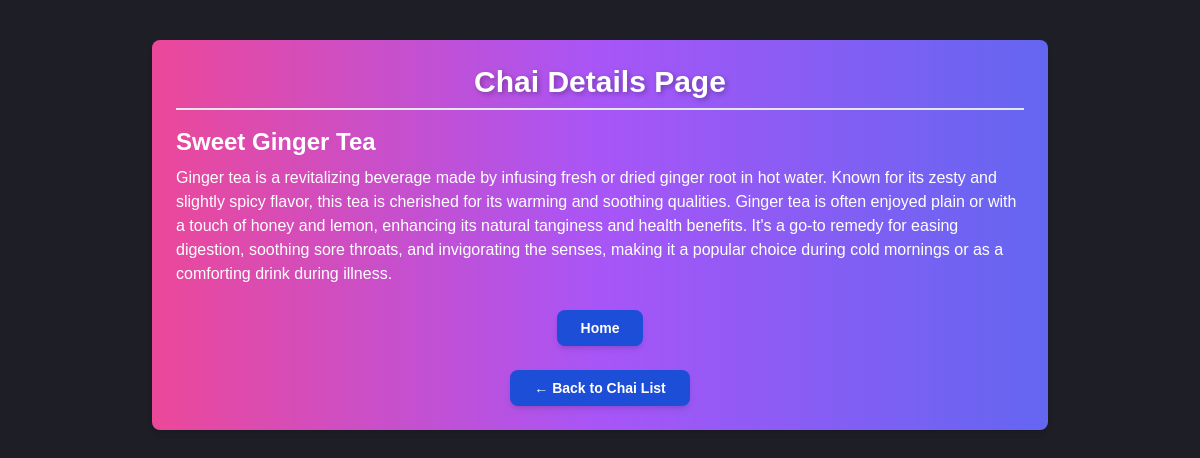
The app's page /chai/3/, older data.
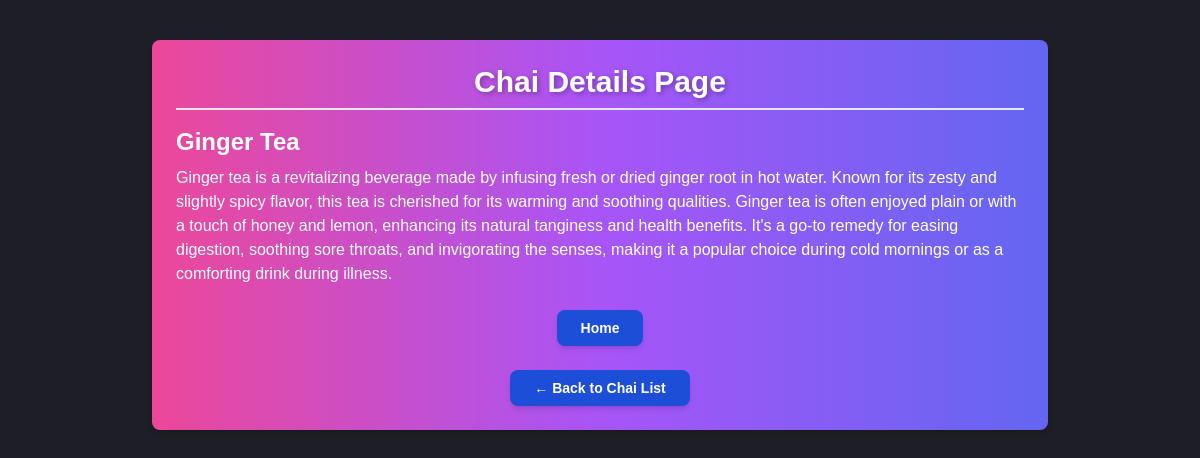
The same page, newer data.
### chai/models.py (models this page shows, shortened)
class ChaiVaraity(models.Model):
    CHAI_TYPE_CHOICE = [
        ('ML', 'MASALA'),
        ('GR', 'GINGER'),
        ('KL', 'KIWI'),
        ('PL', 'PLAIN'),
        ('EL', 'ELACHI'),
        ('GN', 'GREEN'),
        ('BL', 'BLACK'),
        ('WH', 'WHITE'),
        ('OG', 'OOLONG'),
        ('TI', 'TISANES'),
        ('RO', 'ROOIBOS'),
        ('MA', 'MATCHA'),
        ('PU', 'PU-ERH'),
        ('YE', 'YELLOW'),
    ]
    name = models.CharField(max_length=100)
    image = models.ImageField(upload_to='chais/')
    date_added = models.DateTimeField(default=timezone.now)
    type = models.CharField(max_length=2,choices=CHAI_TYPE_CHOICE)
    price = models.IntegerField(default=0)
    description = models.TextField(default='')

### chai/views.py (the view)
# urls.py: path('<int:chai_id>/',views.chai_details,name='Chai_details'),
def chai_details(request, chai_id):
    chai = get_object_or_404(ChaiVaraity, pk=chai_id)
    return render(request, 'chai/chai_detail.html', {'chai': chai})

### chai/templates/chai/chai_detail.html (shortened to what this page needs)
{% extends "layout.html" %}
{% block content %}
<div class="max-w-4xl mx-auto mt-10 p-6 bg-gradient-to-r from-pink-500 via-purple-500 to-indigo-500 rounded-lg shadow-md">
    <h1 class="text-3xl font-bold text-center text-white mb-4 border-b-2 pb-2">Chai Details Page</h1>
    <div class="">
        <h3 class="text-2xl font-semibold text-white mt-4">{{ chai.name }}</h3>
        <p class="mt-2 text-white text-base">{{ chai.description }}</p>
    </div>
    <div class="mt-6 flex justify-center">
        <a href="{% url 'Home' %}"
        class="px-6 py-2 bg-blue-700 text-white font-semibold text-sm rounded-lg shadow-md hover:bg-yellow-400 transition-all duration-300">
           Home
        </a>
    </div>
    <div class="mt-6 flex justify-center">
        <a href="/chai/"
           class="px-6 py-2 bg-blue-700 text-white font-semibold text-sm rounded-lg shadow-md hover:bg-yellow-400 transition-all duration-300">
           ← Back to Chai List
        </a>
    </div>
</div>
{% endblock %}

Row changes from the older to the newer data that the page shows:
changed ChaiVaraity: name "Sweet Ginger Tea" → "Ginger Tea"
